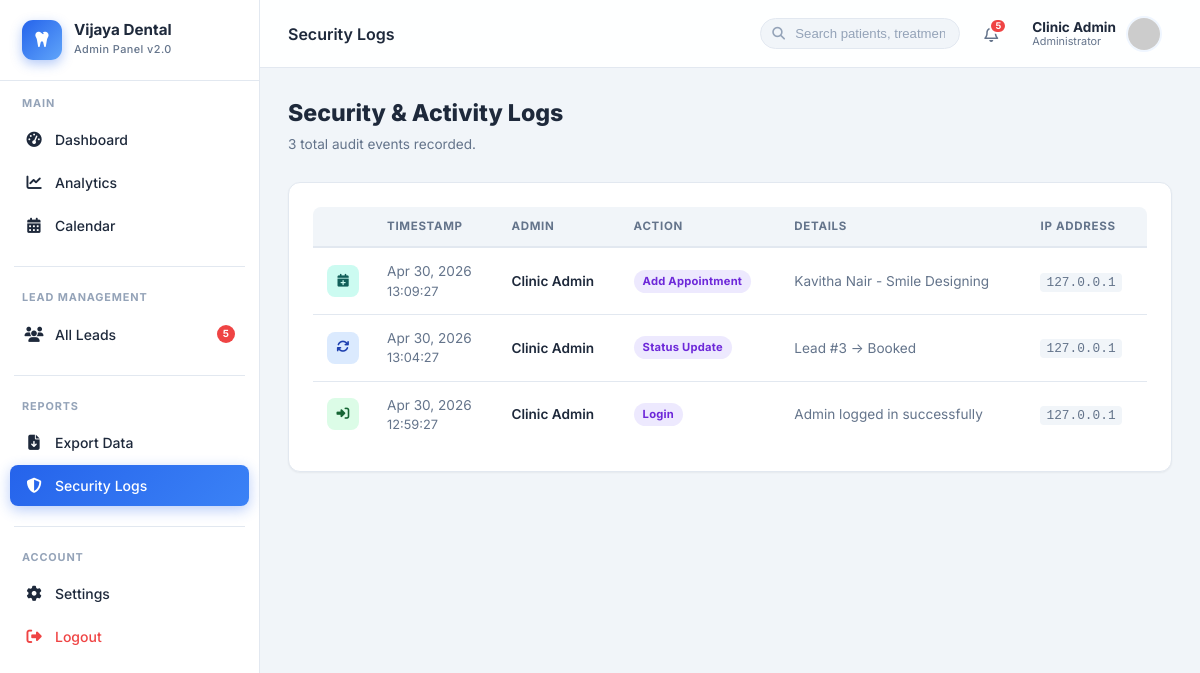
The app's page /activity_logs.php (signed in) with its own data.
### tables this page shows
CREATE TABLE IF NOT EXISTS activity_logs (
    id         INT AUTO_INCREMENT PRIMARY KEY,
    admin_id   INT DEFAULT NULL,
    action     VARCHAR(100) NOT NULL,
    details    TEXT,
    ip_address VARCHAR(45) DEFAULT NULL,
    timestamp  TIMESTAMP DEFAULT CURRENT_TIMESTAMP,
    FOREIGN KEY (admin_id) REFERENCES admins(id) ON DELETE SET NULL
);

### activity_logs.php (the view, shortened to what this page needs)
<?php
require_once __DIR__ . '/includes/header.php';
require_once __DIR__ . '/includes/sidebar.php';
require_once __DIR__ . '/includes/topbar.php';
$page     = max(1, (int)($_GET['page'] ?? 1));
$per_page = 20;
$offset   = ($page - 1) * $per_page;
$total_logs = (int) $conn->query("SELECT COUNT(*) FROM activity_logs")->fetch_row()[0];
$logs_res = $conn->query("SELECT l.*, a.full_name
                           FROM activity_logs l
                           LEFT JOIN admins a ON l.admin_id = a.id
                           ORDER BY l.timestamp DESC
                           LIMIT $per_page OFFSET $offset");
$action_icons = [
    'Login'        => ['fas fa-right-to-bracket', 'bg-green'],
    'Logout'       => ['fas fa-right-from-bracket', 'bg-red'],
    'Status Update'=> ['fas fa-arrows-rotate', 'bg-blue'],
    'Password Change'=> ['fas fa-lock', 'bg-orange'],
    'Export CSV'   => ['fas fa-file-arrow-down', 'bg-purple'],
    'Export Data'  => ['fas fa-file-arrow-down', 'bg-purple'],
    'Add Appointment'=> ['fas fa-calendar-plus', 'bg-teal'],
    'Delete Lead'  => ['fas fa-trash', 'bg-red'],
];
?>
<div class="content-wrapper">
    <div class="page-header">
        <div class="page-header-left">
            <h1 class="page-title">Security & Activity Logs</h1>
            <p class="page-subtitle"><?php echo $total_logs; ?> total audit events recorded.</p>
        </div>
    </div>
    <div class="card">
        <div class="table-wrapper">
            <table>
                <thead>
                    <tr>
                        <th style="width:40px;"></th>
                        <th>Timestamp</th>
                        <th>Admin</th>
                        <th>Action</th>
                        <th>Details</th>
                        <th>IP Address</th>
                    </tr>
                </thead>
                <tbody>
                    <?php if ($logs_res && $logs_res->num_rows > 0): ?>
                        <?php while ($log = $logs_res->fetch_assoc()):
                            $icons = $action_icons[$log['action']] ?? ['fas fa-circle-dot', 'bg-blue'];
                        ?>
                        <tr>
                            <td>
                                <div class="stat-icon <?php echo $icons[1]; ?>" style="width:32px;height:32px;border-radius:8px;font-size:0.8rem;">
                                    <i class="<?php echo $icons[0]; ?>"></i>
                                </div>
                            </td>
                            <td style="white-space:nowrap;color:var(--text-muted);">
                                <?php echo date('M j, Y', strtotime($log['timestamp'])); ?>
                                <div class="text-sm"><?php echo date('H:i:s', strtotime($log['timestamp'])); ?></div>
                            </td>
                            <td class="fw-600"><?php echo htmlspecialchars($log['full_name'] ?: 'System'); ?></td>
                            <td><span class="badge badge-scheduled"><?php echo htmlspecialchars($log['action']); ?></span></td>
                            <td class="text-muted"><?php echo htmlspecialchars($log['details']); ?></td>
                            <td><code><?php echo htmlspecialchars($log['ip_address']); ?></code></td>
                        </tr>
                        <?php endwhile; ?>
                    <?php endif; ?>
                </tbody>
            </table>
        </div>
    </div>
</div>
<?php require_once __DIR__ . '/includes/footer.php'; ?>

### assets/css/style.css (style rules this page uses)
:root { --primary: #2563eb; --primary-dark: #1d4ed8; --primary-light: #eff6ff; --primary-ring: rgba(37, 99, 235, 0.15); --secondary: #10b981; --secondary-dark:#059669; --accent: #f59e0b; --danger: #ef4444; --text-main: #1e293b; --text-muted: #64748b; --text-light: #94a3b8; --bg-main: #f1f5f9; --bg-card: #ffffff; --border: #e2e8f0; --sidebar-w: 260px; --topbar-h: 68px; --shadow-xs: 0 1px 2px rgba(0,0,0,.05); --shadow-sm: 0 2px 8px rgba(0,0,0,.07); --shadow-md: 0 8px 24px rgba(0,0,0,.08); --shadow-lg: 0 16px 48px rgba(0,0,0,.12); --radius-sm: 8px; --radius: 12px; --radius-lg: 16px; --transition: all 0.22s ease; }
*, *::before, *::after { box-sizing: border-box; margin: 0; padding: 0; }
html { scroll-behavior: smooth; }
body { font-family: 'Inter', system-ui, -apple-system, sans-serif; background: var(--bg-main); color: var(--text-main); overflow-x: hidden; font-size: 14px; line-height: 1.5; }
.content-wrapper { padding: 28px; animation: fadeUp 0.38s ease; }
.page-header { margin-bottom: 28px; display: flex; align-items: flex-start; justify-content: space-between; gap: 16px; flex-wrap: wrap; }
.page-header-left .page-title { font-size: 1.45rem; font-weight: 800; color: var(--text-main); }
.page-header-left .page-subtitle { font-size: 0.85rem; color: var(--text-muted); margin-top: 3px; }
.stat-icon { width: 54px; height: 54px; border-radius: 14px; display: flex; align-items: center; justify-content: center; font-size: 1.4rem; flex-shrink: 0; }
.bg-blue { background: #dbeafe; color: #1e40af; }
.bg-green { background: #dcfce7; color: #166534; }
.bg-teal { background: #ccfbf1; color: #115e59; }
.card { background: var(--bg-card); border-radius: var(--radius); box-shadow: var(--shadow-xs); border: 1px solid var(--border); padding: 24px; }
.table-wrapper { overflow-x: auto; border-radius: var(--radius-sm); }
table { width: 100%; border-collapse: collapse; font-size: 0.85rem; }
thead th { text-align: left; padding: 11px 14px; background: var(--bg-main); color: var(--text-muted); font-weight: 700; font-size: 0.72rem; text-transform: uppercase; letter-spacing: 0.06em; border-bottom: 2px solid var(--border); white-space: nowrap; }
tbody td { padding: 13px 14px; border-bottom: 1px solid var(--border); vertical-align: middle; transition: background 0.15s; }
tbody tr:last-child td { border-bottom: none; }
.badge { display: inline-flex; align-items: center; padding: 3px 9px; border-radius: 20px; font-size: 0.7rem; font-weight: 700; letter-spacing: 0.02em; white-space: nowrap; }
.badge-scheduled { background: #ede9fe; color: #6d28d9; }
.text-muted { color: var(--text-muted); }
.text-sm { font-size: 0.8rem; }
.fw-600 { font-weight: 600; }
code { font-family: 'Courier New', monospace; font-size: 0.8rem; background: var(--bg-main); padding: 2px 6px; border-radius: 4px; color: var(--text-muted); }

### records on screen
activity_logs: timestamp "Apr 30, 2026", timestamp "13:09:27", admin.full_name "Clinic Admin", action "Add Appointment", details "Kavitha Nair - Smile Designing", ip_address "127.0.0.1"
activity_logs: timestamp "Apr 30, 2026", timestamp "13:04:27", admin.full_name "Clinic Admin", action "Status Update", details "Lead #3 → Booked", ip_address "127.0.0.1"
activity_logs: timestamp "Apr 30, 2026", timestamp "12:59:27", admin.full_name "Clinic Admin", action "Login", details "Admin logged in successfully", ip_address "127.0.0.1"

### other values on screen
$new_leads_count "5"
$pageTitle "Security Logs"
$_SESSION['admin_name'] "Clinic Admin"
$total_logs "3"
